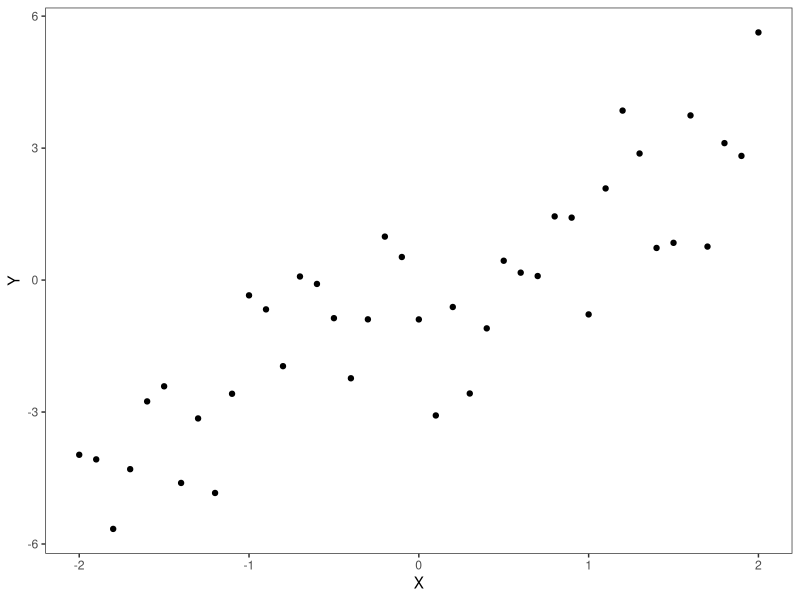
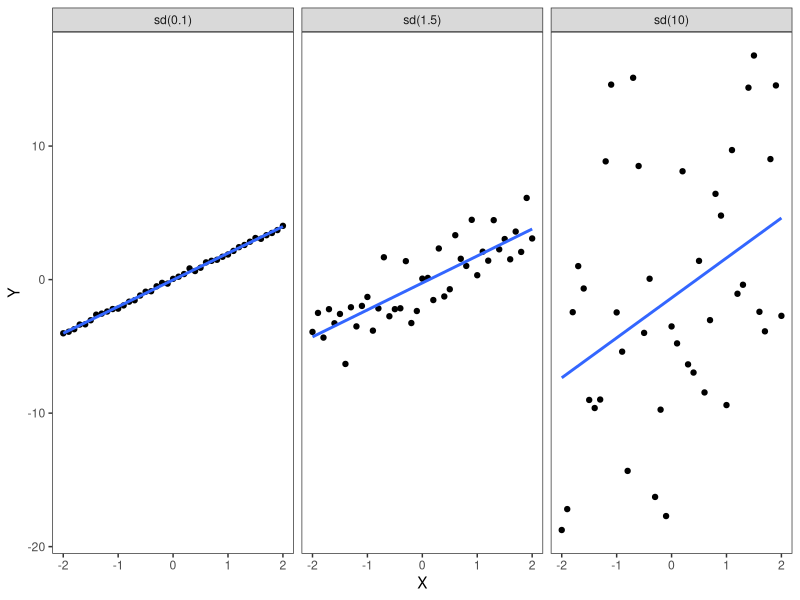
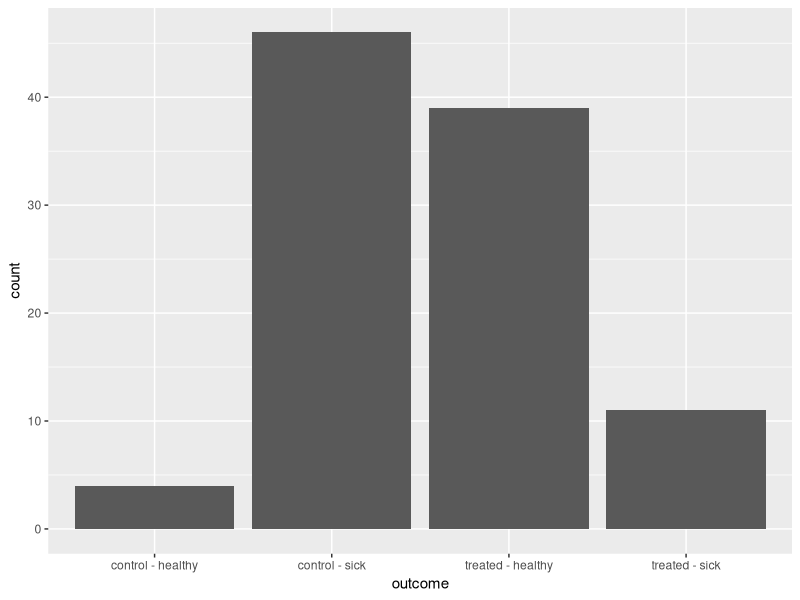
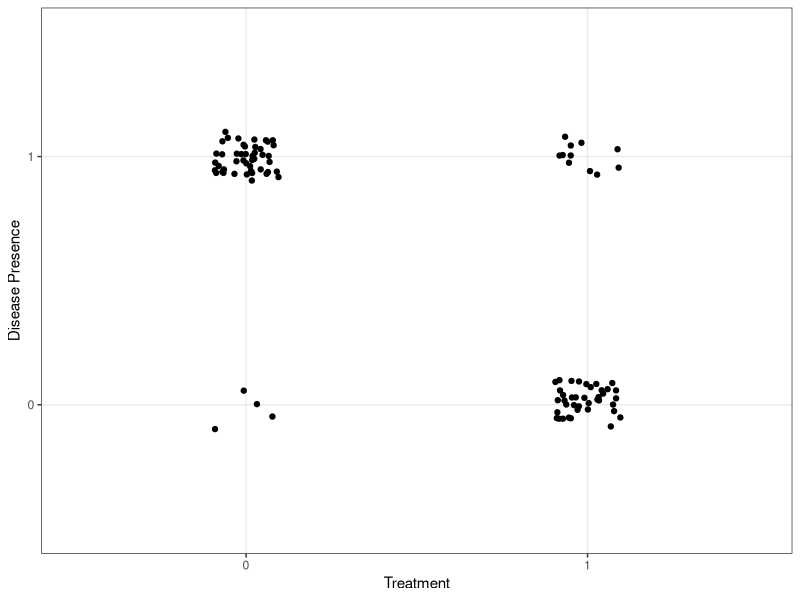
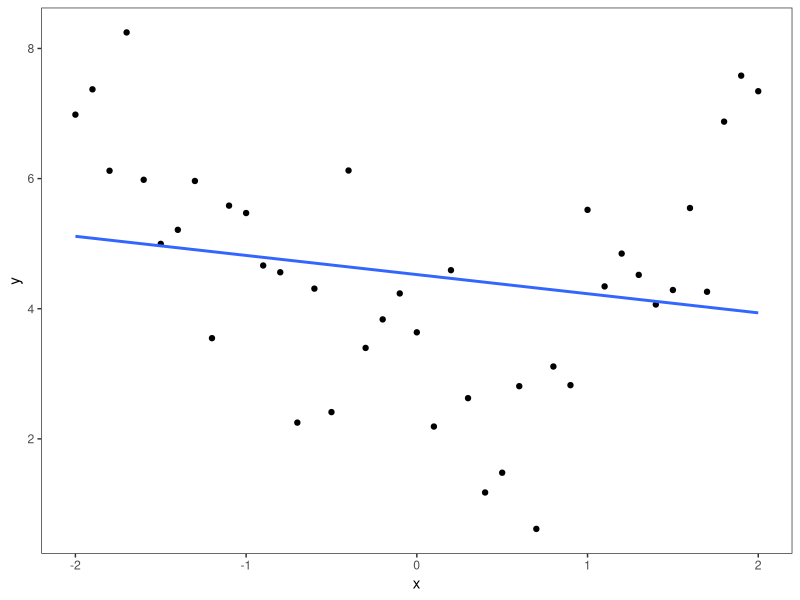
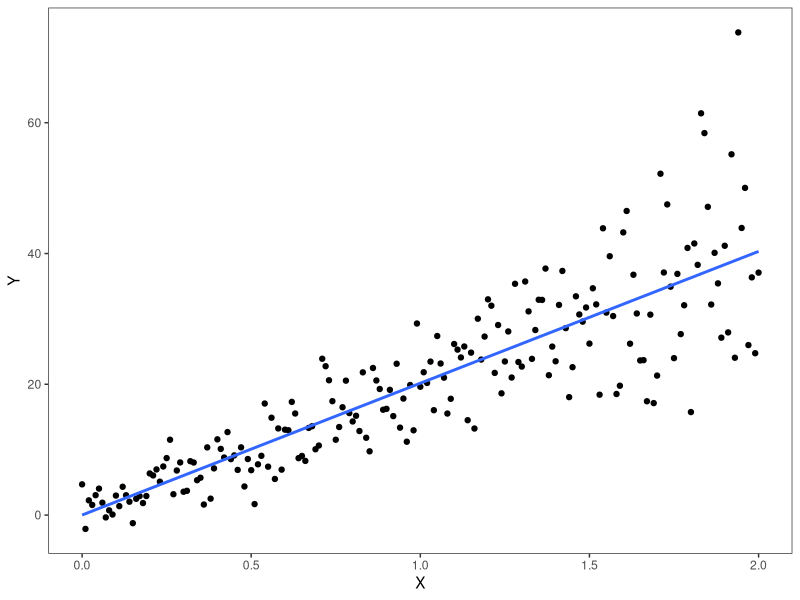
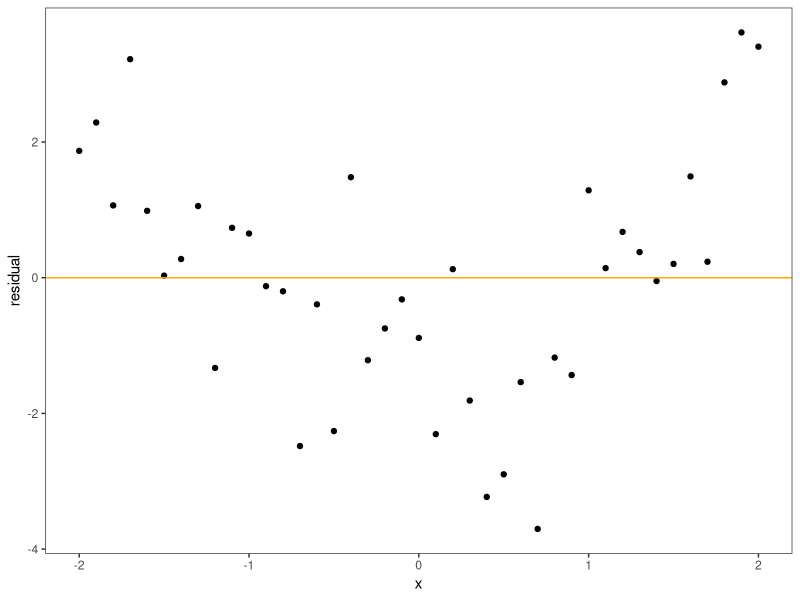
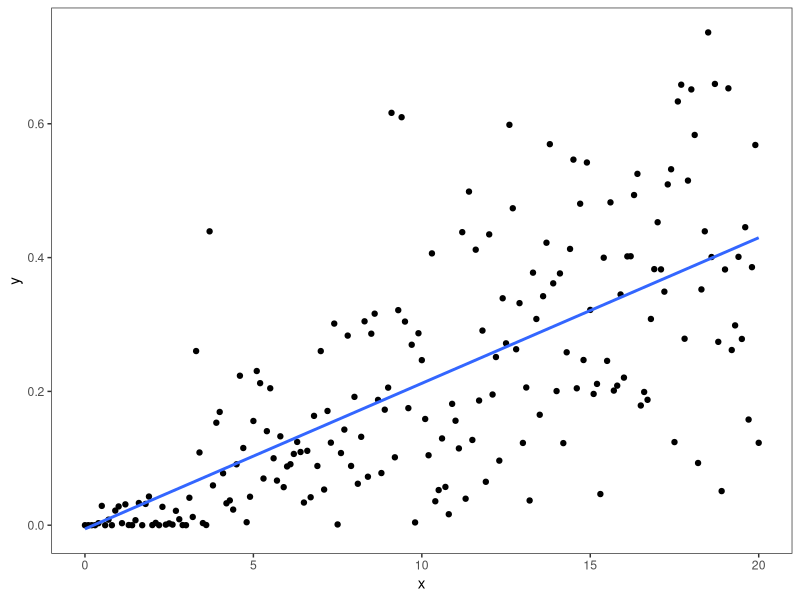

Reproduce these figures in R, in order.
## ---- chunk 1
library(tidyverse)
library(knitr)
penguins_df <- palmerpenguins::penguins|>
  mutate(obs_index = row_number(), .before = 1)
## ---- chunk 2
head(penguins_df)|>
  kable()
## ---- chunk 3
(sq_devs <- penguins_df|>select(bill_length_mm)|>
  mutate(mean = mean(bill_length_mm, na.rm = TRUE),
         deviation = bill_length_mm - mean, # Does this ordering matter?
         sq_deviation = deviation ^2)) 
## ---- chunk 4
(bl_variance <- sq_devs|>
  filter(!is.na(sq_deviation))|>
  summarize(variance = sum(sq_deviation)/n())|>
  pull(variance))
# R also has a `var()` function to calculate variance
(var(penguins_df$bill_length_mm, na.rm = TRUE))
## ---- chunk 5
(bl_sd <- sqrt(bl_variance)) # manually calculated
(sd(penguins_df$bill_length_mm, na.rm = TRUE)) # sd() function exists!
## ---- chunk 6
(penguins_df|>
  select(bill_length_mm, body_mass_g)|>
  filter(!if_any(everything(), is.na))|> # complete cases to avoid na.rm in mean(), etc.
  mutate(mean_bl = mean(bill_length_mm),
         mean_bm = mean(body_mass_g),
         bl_deviation = bill_length_mm - mean_bl,
         bm_deviation = body_mass_g - mean_bm,
         product_deviations = bl_deviation*bm_deviation)|>
  summarize(covariance = sum(product_deviations)/n())|>
pull(covariance))

# guess what, another base R command for this. hallelujah.
cov(penguins_df$bill_length_mm, penguins_df$body_mass_g, use = "complete.obs")
## ---- chunk 7
cor(penguins_df$bill_length_mm, penguins_df$body_mass_g, use = "complete.obs")
## ---- chunk 8
set.seed(10)
sim_df <- tibble(X = seq(-2,2,by = 0.1))|>
  mutate(e = rnorm(n(), mean = 0, sd = 1.5),
         Y = 0+2*X + e) #just pointing out Yintercept is zero

  ggplot(sim_df)+geom_point(aes(x = X, y = Y))+
    theme_bw()+theme(panel.grid = element_blank())
## ---- chunk 9
xy_lm <- lm(data = sim_df, formula = Y~X)
summary(xy_lm)
## ---- chunk 10
coef(xy_lm)

sqrt(sum(resid(xy_lm)^2)/39) #sqrt(SSE /df) = RSE above
## ---- chunk 11
set.seed(25) 
sim_df2 <- tibble(X = seq(-2,2,by = 0.1))|> 
  mutate(e1 = rnorm(n(), mean = 0, sd = 0.1), 
         e2 = rnorm(n(), mean = 0, sd = 1.5),
         e3 = rnorm(n(), mean = 0, sd = 10),
         Y1 = 0+2*X + e1,
         Y2 = 0+2*X + e2,
         Y3 = 0+2*X + e3)

sim_df2|>select(X, Y1, Y2, Y3)|>
  rename("sd(0.1)" ="Y1","sd(1.5)" ="Y2","sd(10)" ="Y3")|>
  pivot_longer(-X, names_to = "set", values_to = "Y")|>
  ggplot(aes(x = X, y = Y))+
  geom_point()+geom_smooth(method = "lm", se = FALSE)+ facet_wrap(.~set)+theme_bw()+theme(panel.grid = element_blank())
## ---- chunk 12

tibble(Coefficient = c("Intercept", "Slope"), 
       "sd(0.1)" = c(coef(lm(data = sim_df2, Y1~X))[1], coef(lm(data = sim_df2, Y1~X))[2]),
       "sd(1.5)" = c(coef(lm(data = sim_df2, Y2~X))[1], coef(lm(data = sim_df2, Y2~X))[2]), 
       "sd(10)" = c(coef(lm(data = sim_df2, Y3~X))[1], coef(lm(data = sim_df2, Y3~X))[2]))|>
  mutate(across(-Coefficient, ~round(., 3)))|>
  kable()

## ---- chunk 13

n_patients <- 100 
treat_df <- tibble(treatment = rep(c(0, 1), n_patients/2))|>   
  mutate(disease_prob = ifelse(treatment == 0, 0.9, 0.1),          
         disease = rbinom(n_patients, 1, disease_prob))|>   
  mutate(outcome = case_when(treatment == 0 & disease == 0 ~ "control - healthy",                              treatment == 0 & disease == 1 ~ "control - sick",                              treatment == 1 & disease == 0 ~ "treated - healthy",                              treatment == 1 & disease == 1 ~ "treated - sick"))   

ggplot(treat_df,aes(outcome))+   geom_bar()       
ggplot(treat_df,aes(as_factor(treatment),as_factor(disease)))+   
  geom_jitter(width = 0.1, height = 0.1)+       
  labs(x = "Treatment", y = "Disease Presence")+theme_bw()
## ---- chunk 14
lm(data = treat_df, disease ~treatment)

## ---- chunk 15
treat_df|>   
  group_by(treatment)|>   
  summarize("Disease (prop.)" = sum(disease)/n())|>   rename(Treatment = "treatment")|>   
  kable()    
## ---- chunk 16

parabola_df <- tibble(x = seq(-2,2, by = 0.1))|>
  mutate(e = rnorm(n(), mean = 0, sd = 1),
         y = (x-0.1)^2 + 3 + e)

  ggplot(parabola_df,aes(x = x, y = y))+geom_point()+
  theme_bw()+theme(panel.grid = element_blank())+
  geom_smooth(method = "lm", se = FALSE)
## ---- chunk 17
sigma_var <- tibble(X = seq(0,2, by = 0.01))|>
  mutate(e = rnorm(n(), mean = 0, sd = 2*exp(X)),
         Y = 0+20*X + e)

ggplot(sigma_var, aes(x = X, y = Y))+
  geom_point()+
  geom_smooth(method = "lm", se = FALSE)+
  theme_bw()+theme(panel.grid = element_blank())
## ---- chunk 18
parabola_lm <- lm(data = parabola_df, y~x)
parabola_resids <- parabola_df|>bind_cols(tibble(residual = residuals(parabola_lm)))
head(parabola_resids)|>kable()
ggplot(parabola_resids)+
  geom_point(aes(x = x, y = residual))+theme_bw()+theme(panel.grid = element_blank())+
  geom_hline(yintercept = 0, color = "orange")
## ---- chunk 19
gamma_df <- tibble(x = seq(0,20, by = 0.1))|>
  mutate(y=rgamma(n(), shape = x*0.2, scale = 0.1))


gamma_df|>
  ggplot(aes(x=x, y = y))+
  geom_point()+theme_bw()+theme(panel.grid = element_blank())+
  geom_smooth(method =  "lm", se = FALSE)

## ---- chunk 20
gamma_lm <- lm(data = gamma_df, y~x)

gamma_df|>
  ggplot(aes(x = residuals(gamma_lm)))+
  geom_density()+
  stat_function(fun = dnorm, args = list(mean = mean(residuals(gamma_lm)),
                                         sd = sd(residuals(gamma_lm))),
                color = "red")+
  scale_x_continuous(limits = c(-0.5,0.6))+
  theme_bw()+theme(panel.grid = element_blank())
## ---- chunk 21
gamma_df|>
  ggplot(aes(sample = residuals(gamma_lm)))+
  stat_qq(alpha = 0.5)+
  stat_qq_line(linewidth = 1.1, color = "orange", alpha = 0.8)+
  labs(x = "theoretical", y = "sample")+
  theme_bw()+theme(panel.grid = element_blank())

## ---- chunk 22
gamma_resids <- gamma_df|>bind_cols(tibble(residual = residuals(gamma_lm)))
ggplot(gamma_resids)+
  geom_point(aes(x = x, y = residual))+theme_bw()+theme(panel.grid = element_blank())+
  geom_hline(yintercept = 0, color = "orange")
## ---- chunk 23
sim_df3 <- sim_df2|>
  select(X, Y2)

sim_lm <- lm(data = sim_df3, Y2 ~ X)

## ---- chunk 24
new_data <- tibble(X = seq(min(sim_df3$X), max(sim_df3$X), by = 0.1))
pred_df <- tibble(preds = predict(sim_lm, newdata = new_data))|>bind_cols(new_data)

ggplot()+
  geom_line(data = pred_df, aes(x = X, y = preds))+
  geom_point(data = sim_df3, aes(x = X, y = Y2))+
  labs(y = "Y", x = "X")+
  theme_bw()+theme(panel.grid = element_blank())
